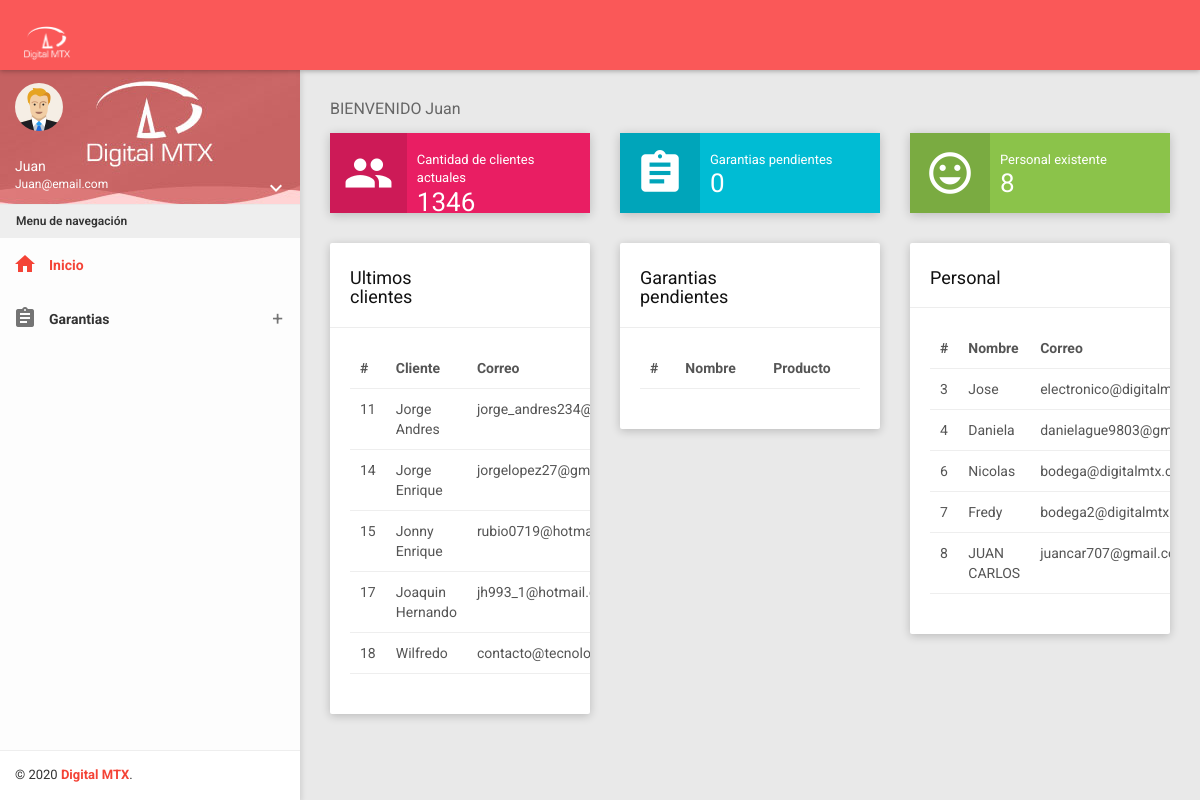
Before: /?controller=person&method=template (signed in) with the older database file.
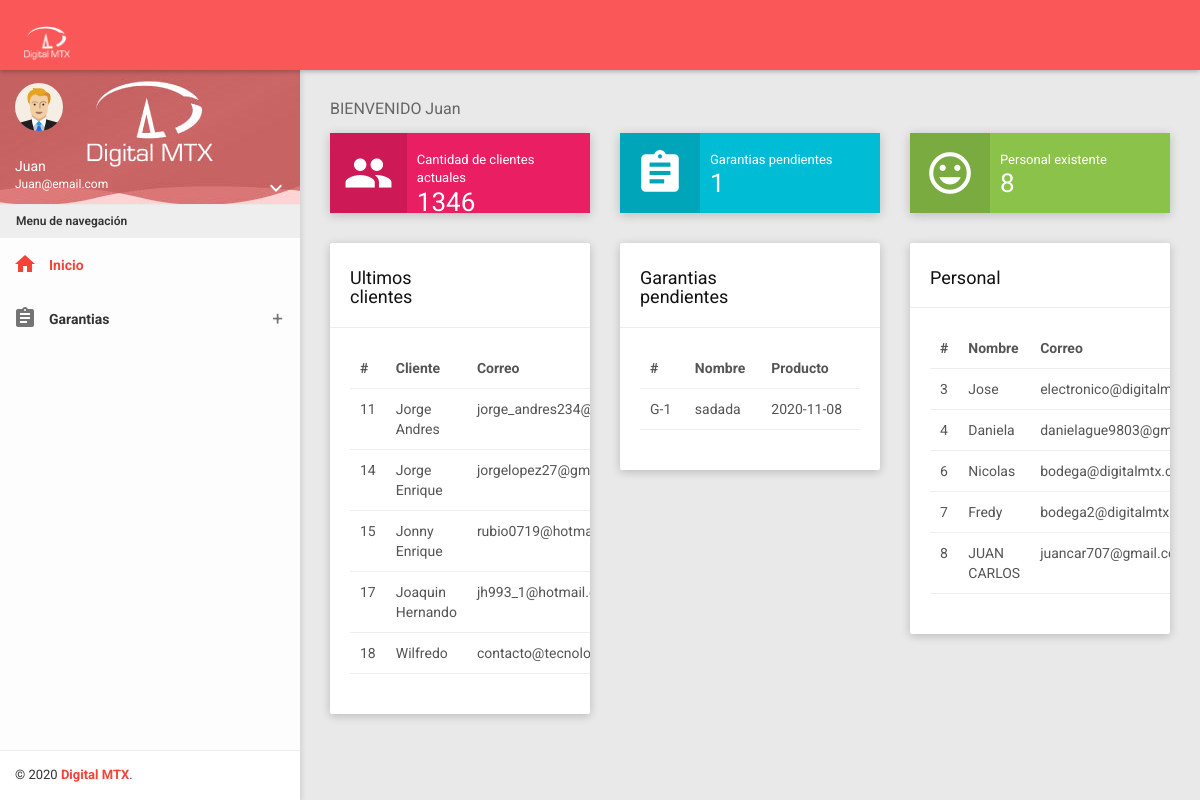
After: the same page with the newer database file.
### tables this page shows
CREATE TABLE `dtm_user` (
  `id` int(11) NOT NULL,
  `nombre` varchar(50) NOT NULL,
  `apellido` varchar(50) NOT NULL,
  `tipodoc` varchar(10) NOT NULL,
  `identificacion` varchar(50) NOT NULL,
  `telefono` varchar(15) NOT NULL,
  `pais` varchar(50) NOT NULL,
  `ciudad` varchar(50) NOT NULL,
  `direccion` varchar(250) NOT NULL,
  `genero` varchar(20) NOT NULL,
  `correo` varchar(50) NOT NULL,
  `contrasena` varchar(250) NOT NULL,
  `fechanac` varchar(15) NOT NULL,
  `tipoperson` varchar(10) NOT NULL,
  `codigo` varchar(255) NOT NULL,
  `activo` int(1) NOT NULL,
  `fecha` varchar(50) NOT NULL,
  `ins` tinyint(1) NOT NULL
);

CREATE TABLE `dtm_empleados` (
  `id` int(11) NOT NULL,
  `sesion` text DEFAULT NULL,
  `nombre` varchar(50) NOT NULL,
  `apellidos` varchar(50) NOT NULL,
  `tipodoc` varchar(10) NOT NULL,
  `identificacion` varchar(50) NOT NULL,
  `correo` varchar(150) NOT NULL,
  `telefono` varchar(20) NOT NULL,
  `genero` varchar(10) NOT NULL,
  `sucursal` varchar(50) NOT NULL,
  `cargo` varchar(50) NOT NULL,
  `fechanac` varchar(20) NOT NULL,
  `password` varchar(250) NOT NULL,
  `finanza` tinyint(1) DEFAULT NULL,
  `chat` tinyint(1) DEFAULT NULL,
  `verperfil` tinyint(1) DEFAULT NULL,
  `despacho` tinyint(1) DEFAULT NULL,
  `productos` tinyint(1) DEFAULT NULL,
  `contenido` tinyint(1) DEFAULT NULL,
  `factura` tinyint(1) DEFAULT NULL,
  `mail` tinyint(1) DEFAULT NULL,
  `activo` tinyint(1) DEFAULT NULL
);

CREATE TABLE `mg_garantia` (
  `id` int(11) NOT NULL,
  `No_garantia` varchar(20) NOT NULL,
  `Fecha_ingreso` date NOT NULL,
  `Hora_ingreso` varchar(50) NOT NULL,
  `Numero_Factura` varchar(50) NOT NULL,
  `Punto_Venta` varchar(50) NOT NULL,
  `Fecha_Compra` date NOT NULL,
  `Nombre_Cliente` varchar(50) NOT NULL,
  `Identificacion_Cliente` varchar(50) NOT NULL,
  `Correo_Cliente` varchar(50) NOT NULL,
  `Direccion_Cliente` varchar(50) NOT NULL,
  `Flete` varchar(5) NOT NULL,
  `Departamento` varchar(50) DEFAULT NULL,
  `Municipio` varchar(50) DEFAULT NULL,
  `Valor_Flete` varchar(40) DEFAULT NULL,
  `No_Guia` varchar(20) DEFAULT NULL,
  `Transportadora` varchar(50) DEFAULT NULL,
  `Observacion_Empleado` text NOT NULL,
  `Empleado` varchar(50) NOT NULL
);

### Providers/Database.php (called while the page is built, shortened)
<?php
class Conexion extends PDO
{
	public function select($strSql, $arrayData = array(), $fetchMode = PDO::FETCH_OBJ)
	{
		$query = $this->prepare($strSql);
		if (!$query->execute())
			echo "Error, la consulta no se realizó";
		else
			return $query->fetchAll($fetchMode);
	}
}

### Models/Person.php (called while the page is built, shortened)
<?php
class Person {
    private $pdo ;
    public function __construct()
    {
        try {
            $this->pdo = new Conexion;
        } catch ( PDOException $e) {
            die($e->getMessage());
        }
    }
    public function getAll()
    {
        try {
            $strSql = "SELECT * from dtm_empleados";
            $query = $this->pdo->select($strSql);
            return $query;
        } catch ( PDOException $e) {
            die($e->getMessage());
        }
    }
    public function getAllFive()
    {
        try {
            $strSql = "SELECT * from dtm_empleados LIMIT 5";
            $query = $this->pdo->select($strSql);
            return $query;
        } catch ( PDOException $e) {
            die($e->getMessage());
        }
    }
}

### Models/User.php (called while the page is built, shortened)
<?php
class User
{
    private $pdo;
    public function __construct()
    {
        try {
            $this->pdo = new conexion;
        } catch (PDOException $e) {
            die($e->getMessage());
        }
    }
    public function getAll()
    {
        try {
            $strSql = "SELECT * FROM dtm_user";
            $query = $this->pdo->select($strSql);
            return $query;
        } catch (PDOException $e) {
            die($e->getMessage());
        }
    }
    public function getAllFive()
    {
        try {
            $strSql = "SELECT * from dtm_user LIMIT 5";
            $query = $this->pdo->select($strSql);
            return $query;
        } catch ( PDOException $e) {
            die($e->getMessage());
        }
    }
}

### Models/Garanty.php (called while the page is built, shortened)
<?php
class Garanty
{
    private $pdo;
    public function __construct()
    {
        try {
            $this->pdo = new Conexion;
        } catch (PDOException $e) {
            die($e->getMessage());
        }
    }
    public function getAll()
    {
        try {
            $strSql = "SELECT * FROM mg_garantia";
            $query = $this->pdo->select($strSql);
            return $query;
        } catch (PDOException $e) {
            die($e->getMessage());
        }
    }
    public function getAllFive()
    {
        try {
            $strSql = "SELECT * from mg_garantia LIMIT 5";
            $query = $this->pdo->select($strSql);
            return $query;
        } catch (PDOException $e) {
            die($e->getMessage());
        }
    }
}

### Views/Home.php (the view)
<section class="content">
        <div class="container-fluid">
            <div class="block-header">
                <h2>BIENVENIDO
                    <?php
                        if($_SESSION['user']->cargo == 'Administrador'){
                            echo  $_SESSION['user']->usuario;
                        }
                        elseif($_SESSION['user']->cargo == 'Recepcion'){
                            echo  $_SESSION['user']->nombre;
                        }
                    ?>
                </h2>
            </div>
            <div class="row clearfix">
                <div class="col-lg-4 col-md-4 col-sm-4 col-xs-12">
                    <div class="info-box bg-pink hover-expand-effect">
                        <div class="icon">
                            <i class="material-icons">people</i>
                        </div>
                        <div class="content">
                            <div class="text">Cantidad de clientes actuales</div>
                            <div class="number count-to" data-from="0" data-to="125" data-speed="15" data-fresh-interval="20"><?php echo $totalClients; ?></div>
                        </div>
                    </div>
                </div>
                <div class="col-lg-4 col-md-4 col-sm-4 col-xs-12">
                    <div class="info-box bg-cyan hover-expand-effect">
                        <div class="icon">
                            <i class="material-icons">assignment</i>
                        </div>
                        <div class="content">
                            <div class="text">Garantias pendientes</div>
                            <div class="number count-to" data-from="0" data-to="257" data-speed="1000" data-fresh-interval="20"><?php echo $totalGaranties;  ?></div>
                        </div>
                    </div>
                </div>
                <div class="col-lg-4 col-md-4 col-sm-4 col-xs-12">
                    <div class="info-box bg-light-green hover-expand-effect">
                        <div class="icon">
                            <i class="material-icons">mood</i>
                        </div>
                        <div class="content">
                            <div class="text">Personal existente</div>
                            <div class="number count-to" data-from="0" data-to="243" data-speed="1000" data-fresh-interval="20"><?php echo $totalPersons;  ?></div>
                        </div>
                    </div>
                </div>
            </div>
            <div class="row clearfix">
                <div class="col-xs-4 col-sm-4 col-md-4 col-lg-4">
                    <div class="card">
                        <div class="header">
                            <div class="row clearfix">
                                <div class="col-xs-12 col-sm-6">
                                    <h2>Ultimos clientes</h2>
                                </div>
                            </div>
                        </div>
                        <div class="body table-responsive">
                            <table class="table">
                                <thead>
                                    <th>#</th>
                                    <th>Cliente</th>
                                    <th>Correo</th>
                                </thead>
                                <tbody>
                                  <?php foreach ($limitClients as $limitClient) {?>
                                       <tr>
                                           <td><?php echo $limitClient->id ?></td>
                                           <td><?php echo $limitClient->nombre ?></td>
                                           <td><?php echo $limitClient->correo ?></td>
                                       </tr>
                                  <?php } ?>
                                </tbody>
                            </table>
                        </div>
                    </div>
                </div>
                <div class="col-xs-4 col-sm-4 col-md-4 col-lg-4">
                    <div class="card">
                        <div class="header">
                            <div class="row clearfix">
                                <div class="col-xs-12 col-sm-6">
                                    <h2>Garantias pendientes</h2>
                                </div>
                            </div>
                        </div>
                        <div class="body table-responsive">
                            <table class="table">
                                <thead>
                                    <th>#</th>
                                    <th>Nombre</th>
                                    <th>Producto</th>
                                </thead>
                                <tbody>
                                  <?php foreach ($limitGaranties as $limitGaranty) {?>
                                       <tr>
                                           <td><?php echo $limitGaranty->No_garantia ?></td>
                                           <td><?php echo $limitGaranty->Nombre_Cliente ?></td>
                                           <td><?php echo $limitGaranty->Fecha_ingreso ?></td>
                                       </tr>
                                  <?php } ?>
                                </tbody>
                            </table>
                        </div>
                    </div>
                </div>
                <div class="col-xs-4 col-sm-4 col-md-4 col-lg-4">
                    <div class="card">
                        <div class="header">
                            <div class="row clearfix">
                                <div class="col-xs-12 col-sm-6">
                                    <h2>Personal</h2>
                                </div>
                            </div>
                        </div>
                        <div class="body table-responsive">
                            <table class="table">
                                <thead>
                                    <th>#</th>
                                    <th>Nombre</th>
                                    <th>Correo</th>
                                    <tbody>
                                  <?php foreach ($limitPersons as $limitPerson) {?>
                                       <tr>
                                           <td><?php echo $limitPerson->id ?></td>
                                           <td><?php echo $limitPerson->nombre ?></td>
                                           <td><?php echo $limitPerson->correo ?></td>
                                       </tr>
                                  <?php } ?>
                                </tbody>
                                </thead>
                            </table>
                        </div>
                    </div>
                </div>
            </div>
        </div>
    </section>

Changed rows visible on the page:
added mg_garantia: No_garantia "G-1", Nombre_Cliente "sadada", Fecha_ingreso "2020-11-08"
Other visible differences:
$totalGaranties: "0" → "1"
